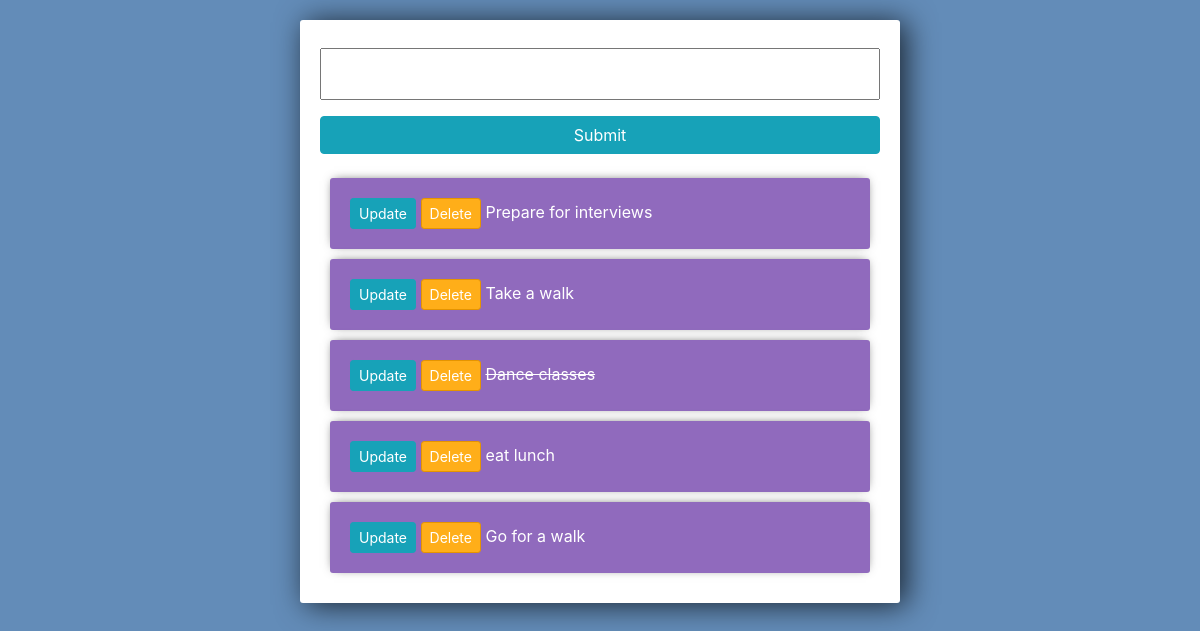
/, run on an earlier commit of the app's database.
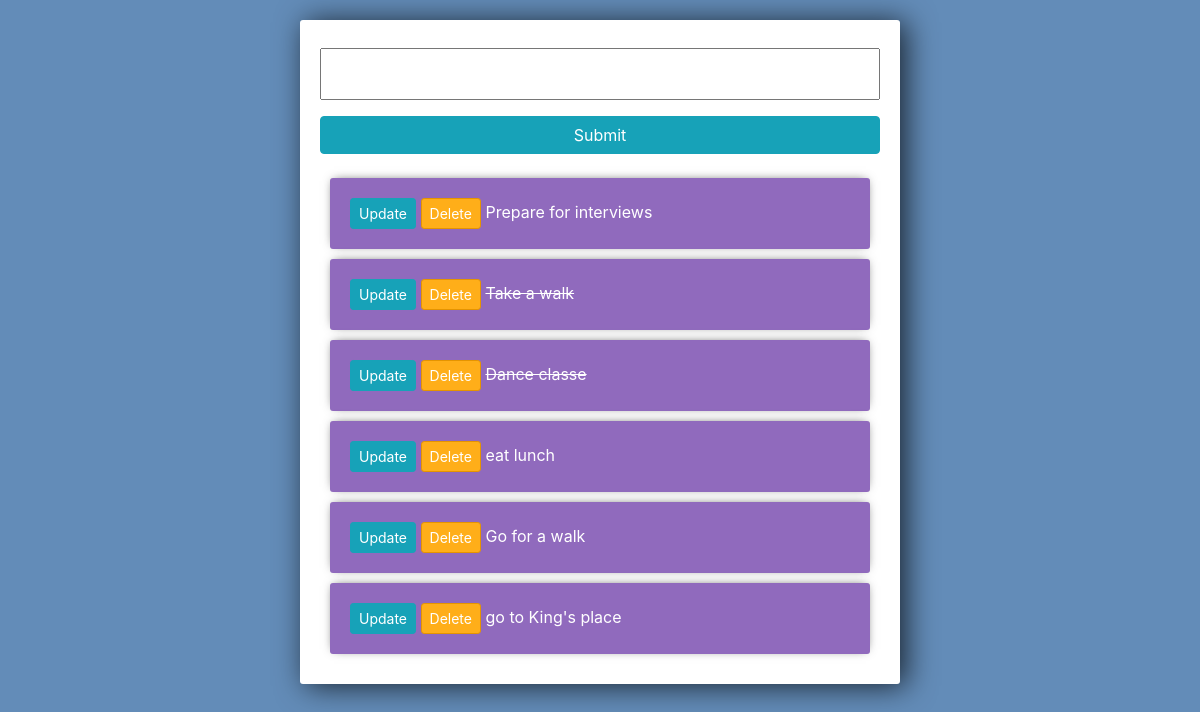
And on a later commit of the database.
### tasks/models.py (models this page shows)
class Task(models.Model):
    title = models.CharField(max_length=200)
    complete = models.BooleanField(default=False)
    created = models.DateTimeField(auto_now_add=True)
    def __str__(self):
        return self.title

### tasks/views.py (the view)
# urls.py: path('', views.index, name='list'),
def index(request):
    tasks = Task.objects.all()
    form = TaskForm()
    if request.method == 'POST':
        form = TaskForm(request.POST)
        if form.is_valid():
            form.save()
        return redirect('/')
    context = {
        'tasks': tasks,
        'form': form,
    }
    return render(request, 'tasks/list.html', context)

### tasks/forms.py
class TaskForm(forms.ModelForm):
    class Meta:
        model = Task
        fields = '__all__'

### tasks/templates/tasks/list.html (shortened to what this page needs)
<link rel="stylesheet" href="https://stackpath.bootstrapcdn.com/bootstrap/4.3.1/css/bootstrap.min.css">
<div class="center-column">
	<form method="POST" action="/">
		{{form.title}}
		<input class="btn btn-info" type="submit" name="Create Task">
	</form>
	<div class="todo-list">
	{% for task in tasks %}
		<div class="item-row">
			<a class="btn btn-sm btn-info" href="{% url 'update_task' task.id %}">Update</a>
			<a class="btn btn-sm btn-danger" href="{% url 'delete_task' task.id %}">Delete</a>
			{% if task.complete == True %}
			<strike>{{task}}</strike>
			{% else %}
			<span>{{task}}</span>
			{% endif %}
		</div>
	{% endfor %}
	</div>
</div>

What changed in the data, as far as the page shows it:
changed Task "Take a walk": complete False → True (drawn)
changed Task: title "Dance classes" → "Dance classe"
added Task: title "go to King's place"
